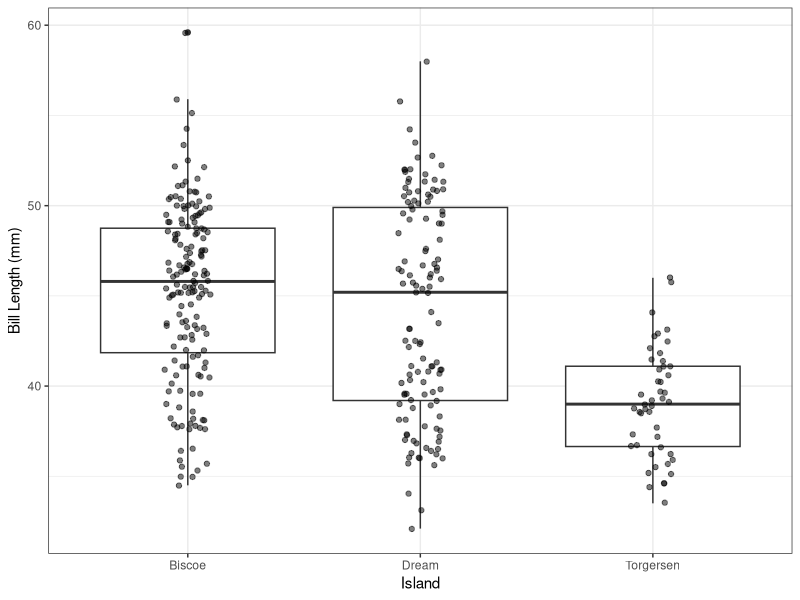
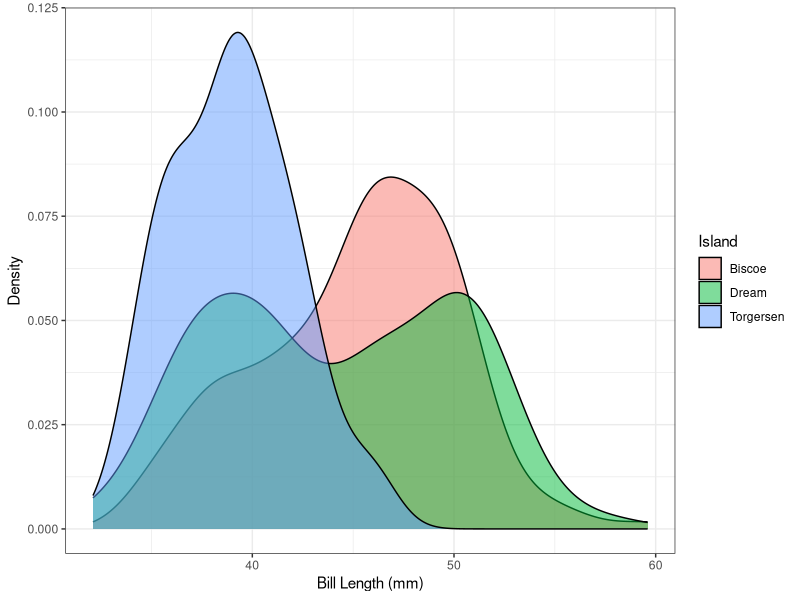
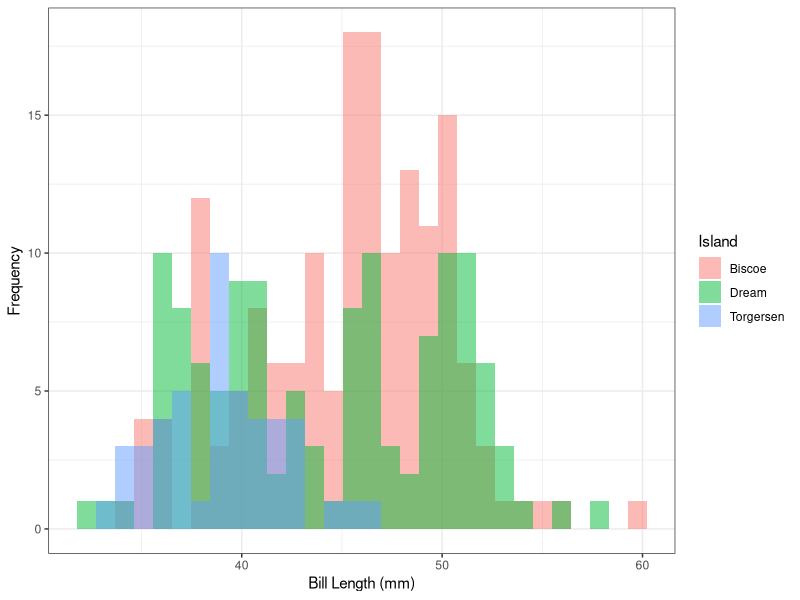
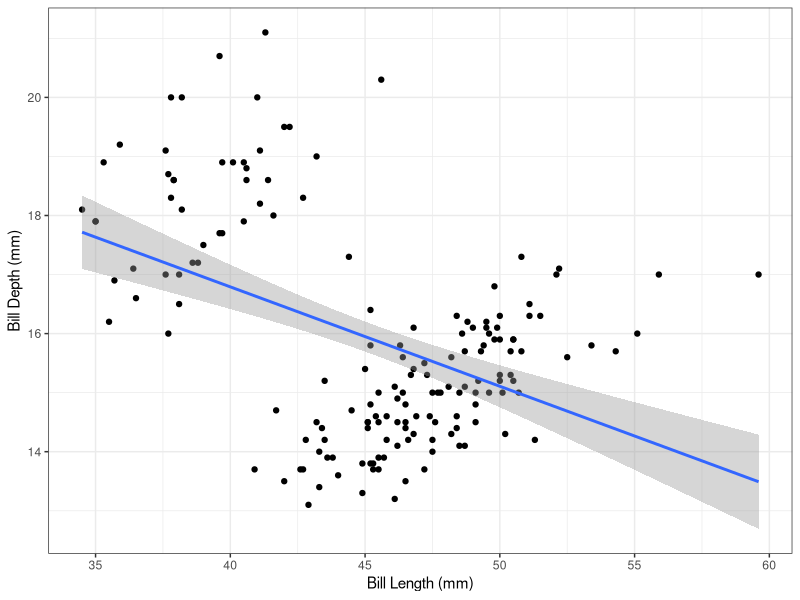
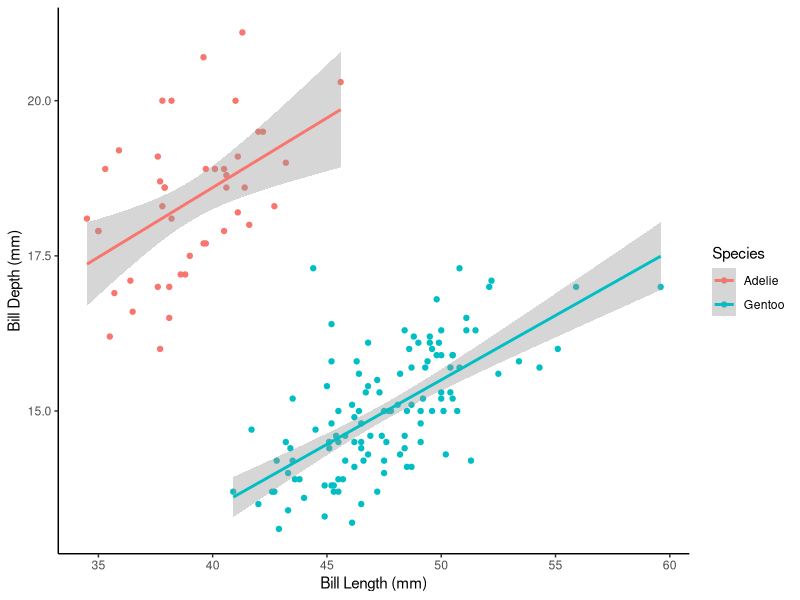
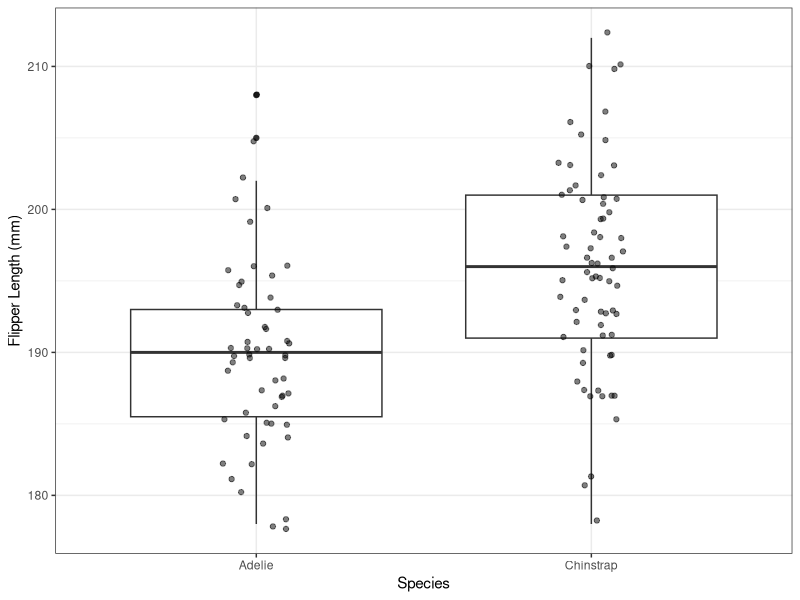
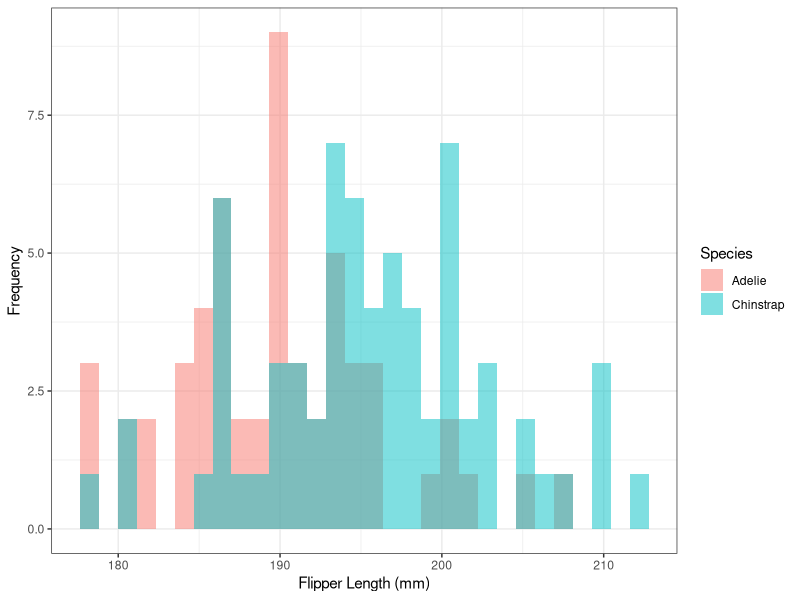
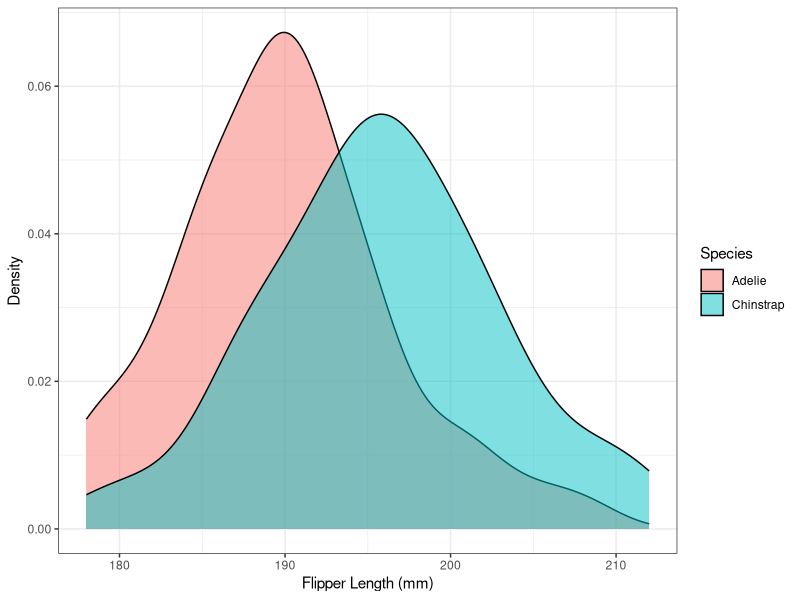

These charts were generated, in order, by the following R code:
## ---- chunk 1
knitr::opts_chunk$set(echo = TRUE)
## ---- chunk 2
library(tidyverse)
library(palmerpenguins)
## ---- chunk 3
penguins <- penguins %>% drop_na()
## ---- chunk 4
# measures of central tendancy include mean, median, or mode
# measures of dispersion are st dev or BOTH min and max
penguins %>% 
  group_by(island) %>% 
  summarise(min_bill = min(bill_length_mm),
            max_bill = max(bill_length_mm),
            mean_bill = mean(bill_length_mm))
## ---- chunk 5
ggplot(penguins, aes(island, bill_length_mm)) + # adding color is optional
  geom_boxplot() +
  geom_jitter(width = 0.1, alpha = 0.5) +
  labs(x = "Island",
       y = "Bill Length (mm)") +            # if adding color, must change color label
  theme_bw()                                # can choose any theme but must include

# OR 

ggplot(penguins, aes(bill_length_mm, fill = island)) +
  geom_density(alpha = 0.5) +
  labs(x = "Bill Length (mm)",
       y = "Density",
       fill = "Island") +
  theme_bw()
  
# OR
  
ggplot(penguins, aes(bill_length_mm, fill = island)) +
  geom_histogram(alpha = 0.5, position = "identity") +
  labs(x = "Bill Length (mm)",
       y = "Frequency",
       fill = "Island") +
  theme_bw()
## ---- chunk 6
aov_model <- aov(data = penguins, bill_length_mm ~ island)
summary(aov_model)
## ---- chunk 7
TukeyHSD(aov_model)
## ---- chunk 8
biscoe <- penguins %>% 
  filter(island == "Biscoe")
## ---- chunk 9
ggplot(biscoe, aes(bill_length_mm, bill_depth_mm)) +
  geom_point() +
  geom_smooth(method = "lm") +
  labs(x = "Bill Length (mm)",
       y = "Bill Depth (mm)") +
  theme_bw()
## ---- chunk 10
    r <- cor(biscoe$bill_length_mm, biscoe$bill_depth_mm)
    r
## ---- chunk 11
    r^2 * 100
## ---- chunk 12
    summary(lm(data = biscoe, bill_depth_mm ~ bill_length_mm))
## ---- chunk 13
ggplot(biscoe, aes(bill_length_mm, bill_depth_mm, color = species)) +
  geom_point() +
  geom_smooth(method = "lm") +
  labs(x = "Bill Length (mm)",
       y = "Bill Depth (mm)",
       color = "Species") +
  theme_classic()
## ---- chunk 14
summary(lm(data = biscoe, bill_depth_mm ~ bill_length_mm * species))
## ---- chunk 15
dream <- penguins %>% 
  filter(island == "Dream")
## ---- chunk 16
dream %>% 
  group_by(species) %>% 
  summarise(mean_flipper = mean(flipper_length_mm),
            sd_flipper = sd(flipper_length_mm))
## ---- chunk 17
ggplot(dream, aes(species, flipper_length_mm)) +
  geom_boxplot() +
  geom_jitter(width = 0.1, alpha = 0.5) +
  labs(x = "Species",
       y = "Flipper Length (mm)") +
  theme_bw()

# OR

ggplot(dream, aes(flipper_length_mm, fill = species)) +
  geom_histogram(alpha = 0.5, position = "identity") +
  labs(x = "Flipper Length (mm)",
       y = "Frequency",
       fill = "Species") +
  theme_bw()

# OR

ggplot(dream, aes(flipper_length_mm, fill = species)) +
  geom_density(alpha = 0.5) +
  labs(x = "Flipper Length (mm)",
       y = "Density",
       fill = "Species") +
  theme_bw()
## ---- chunk 18
t.test(data = dream, flipper_length_mm ~ species)
## ---- chunk 19
